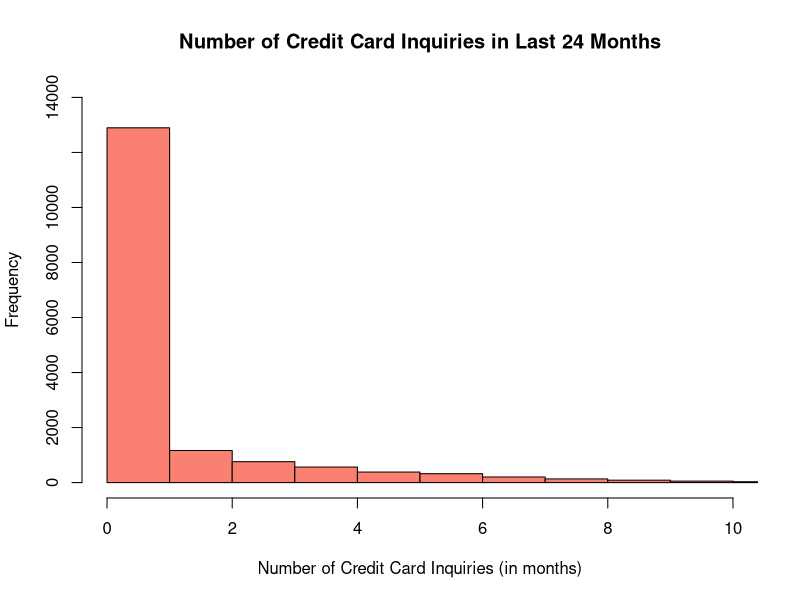
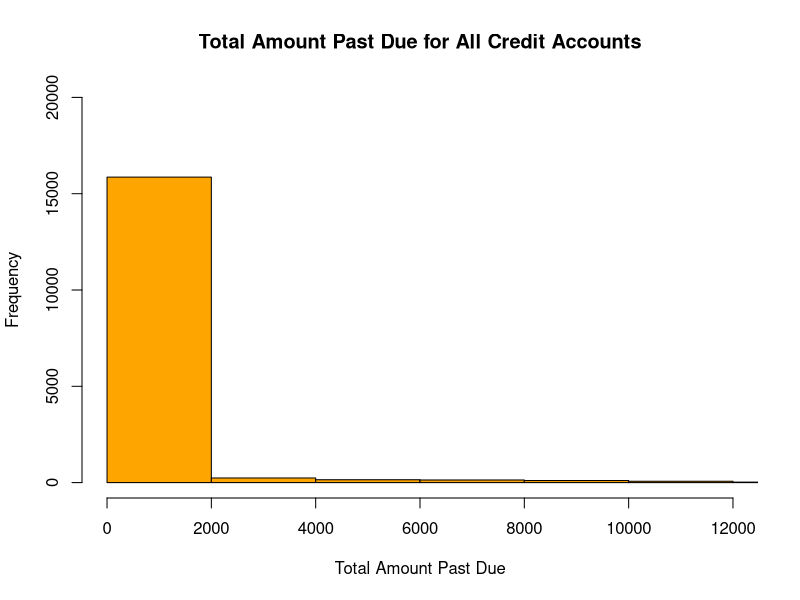
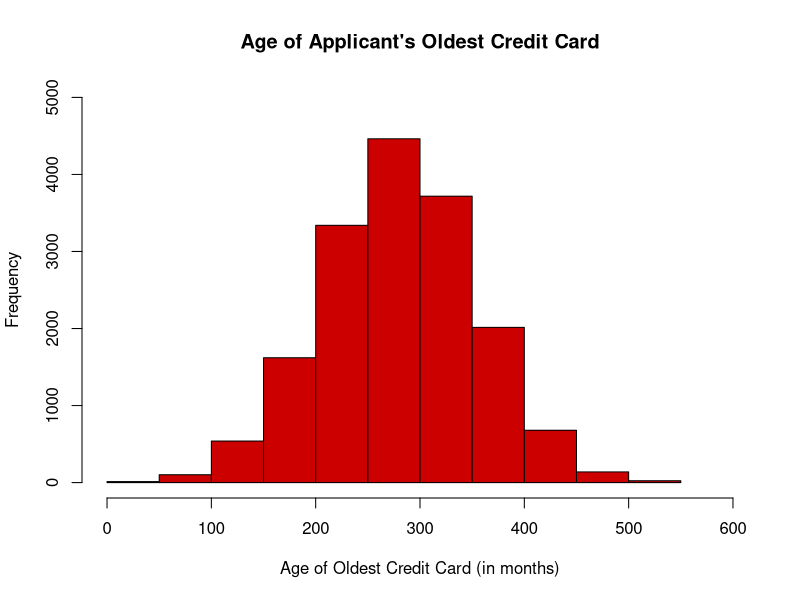
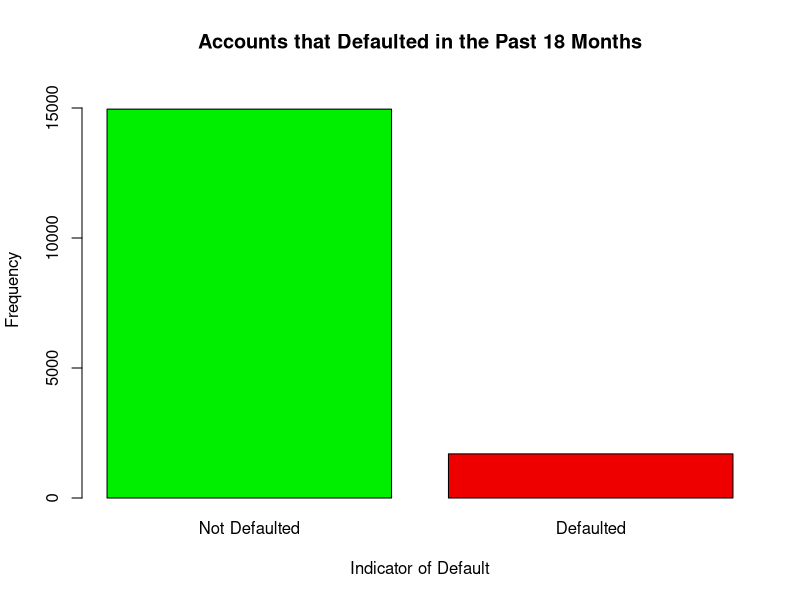

These figures' R source, in order:
## ---- chunk 1
# Custom options for knitting
knitr::opts_chunk$set(
  message = FALSE,
  warning = FALSE,
  error = FALSE, 
  fig.align = "center",
  cache = FALSE
) 
## ---- chunk 2
data <- read.csv("loan_default_data_set.csv")
library(dplyr)
library(ggplot2)
## ---- chunk 3
dim(data)
## ---- chunk 4
# is.na(data) #hidden for knit
sum(is.na(data$pct_card_over_50_uti))/20000
sum(is.na(data$rep_income))/20000
#nrow(is.na(data$pct_card_over_50_uti[data$pct_card_over_50_uti == TRUE]))
#length(data[data$pct_card_over_50_uti==TRUE])
## ---- chunk 5
refined_data <- na.omit(data)
dim(refined_data)
## ---- chunk 6
summary(refined_data)
## ---- chunk 7
hist(refined_data$num_card_inq_24_month, xlab="Number of Credit Card Inquiries (in months)", main="Number of Credit Card Inquiries in Last 24 Months", xlim=c(0,10), ylim=c(0,14000), col="salmon")

hist(refined_data$tot_amount_currently_past_due, xlab="Total Amount Past Due", main="Total Amount Past Due for All Credit Accounts", xlim=c(0,12000), ylim=c(0,20000), col="orange")

hist(refined_data$credit_age, xlab="Age of Oldest Credit Card (in months)", main="Age of Applicant's Oldest Credit Card", xlim=c(0,600), ylim=c(0,5000), col="red3")
## ---- chunk 8
barplot(table(refined_data$Def_ind), names.arg=c("Not Defaulted", "Defaulted"), xlab="Indicator of Default", ylab="Frequency", main="Accounts that Defaulted in the Past 18 Months", ylim=c(0,16000), col=c("green2","red2"))
## ---- chunk 9

## ---- chunk 10

## ---- chunk 11
